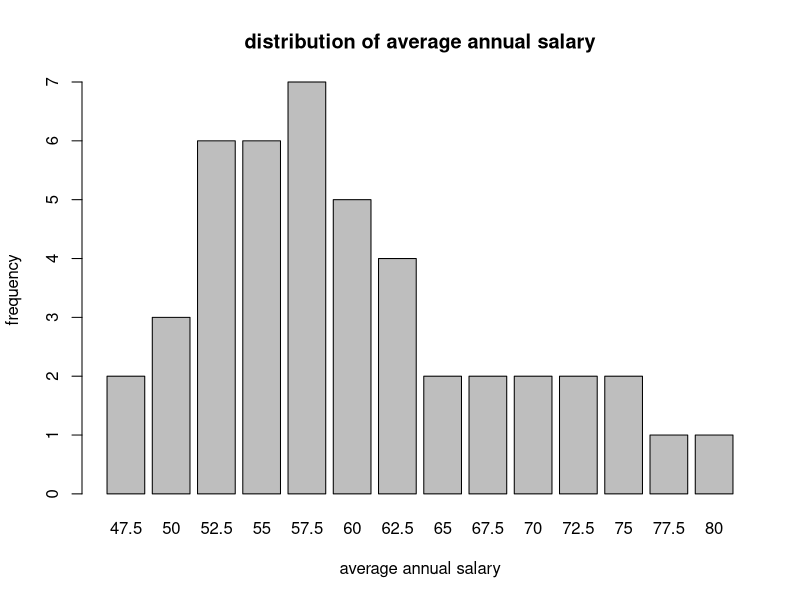
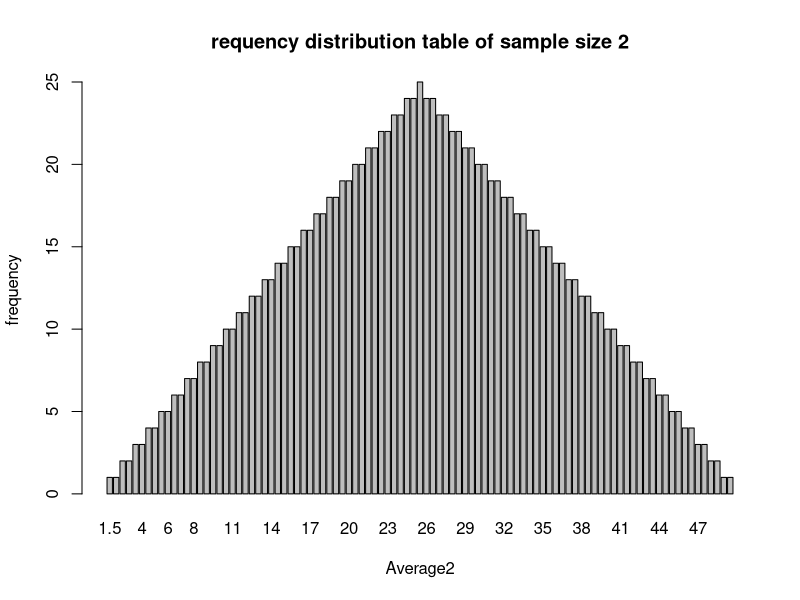
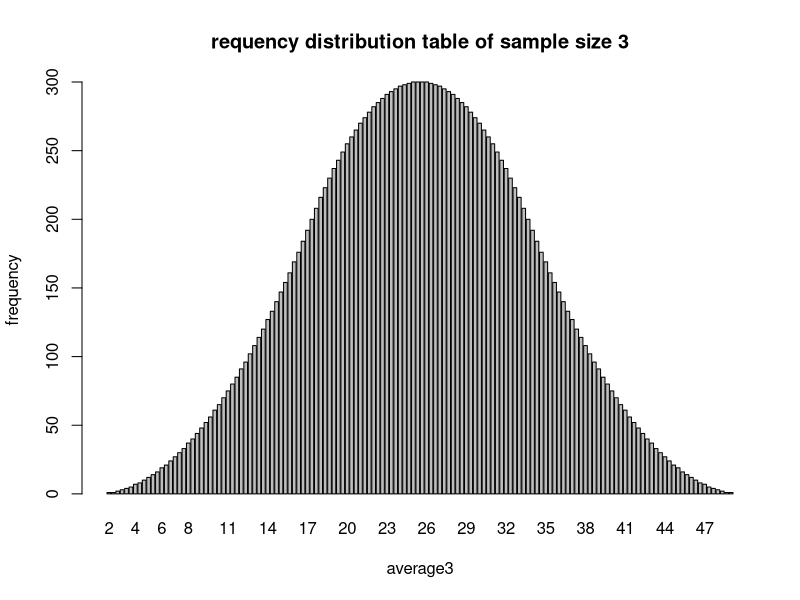
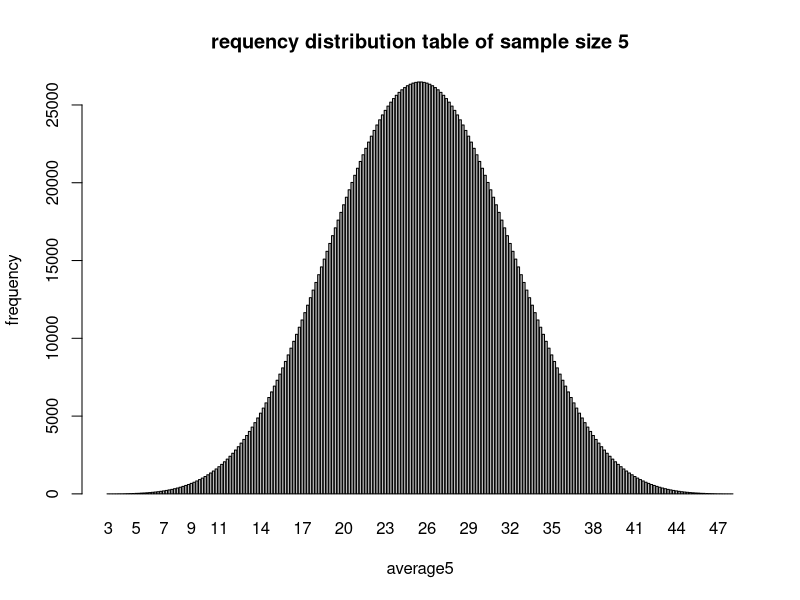

Write the R code that produced these figures, in order.

salary=c(45,50,50,55,55,60,60,65,70,90) #연봉데이터
com2=combn(salary,2) #연봉데이터에서 2개씩 선택해서 데이터로 생성, com2에 저장
print(com2)

#표본의 크기2로 추출된 데이터의 평균을 구한 뒤 막대그래프 작성
com2t=t(com2) #데이터의 전치치
z=rowMeans(com2t) #전치된 데이터의 행평균 계산
barplot(table(z),xlab="average annual salary",ylab="frequency",main="distribution of average annual salary") #barplot(table(z),xlab="연봉편균",ylab="도수",main="연봉평균의 분포")

#표본평균의 기댓값 구하기
meanofz=mean(z) #z의 평균
print(meanofz)

#표본의 크기를 늘려 정규분포에 가까워지는지 확인하기
#sample size=2
data50=c(1:50)#데이터
com2=combn(data50,2)#데이터에서 2개씩 선택하여 데이터 생성
com2t=t(com2)#데이터의 전치
z2=rowMeans(com2t)#전치된 데이터의 행평균 계산
meanofz2=mean(z2)#기됏값을 계산하여 조장
print(meanofz2)
barplot(table(z2),xlab="Average2",ylab="frequency",main="requency distribution table of sample size 2") #fbarplot(table(z2),xlab="Average2",ylab="frequency",main="표본크기2의 도수분포포") 

#sample size=3
com3=combn(data50,3)#데이터에서 3개씩 선택하여 데이터 생성
com3t=t(com3)#데이터의 전치
z3=rowMeans(com3t) #전치된 데이터의 행평균 계산
meanofz3=mean(z3)#기댓값을 계산하여 저장
print(meanofz3)
barplot(table(z3),xlab="average3",ylab="frequency",main="requency distribution table of sample size 3")


com5=combn(data50,5)#데이터에서 5개씩 선택하여 데이터 생성
com5t=t(com5)#데이터의 전치
z5=rowMeans(com5t)#전치된 데이터의 행평균 계산
meanofz5=mean(z5)#기댓값을 계산하여 저장
print(meanofz5)
barplot(table(z5),xlab="average5",ylab="frequency",main="requency distribution table of sample size 5")

#표본추출방법: 단순무작위추출법
sampling=c(1:100)
print(sampling)
sample(x=sampling,size=10)

#표본추출방법: 충화추출법
install.packages("sampling")
library(sampling)
sam2=strata(data=iris,stratanames=c("Species"),size=c(3,3,3),method='srswor')#iris데이터 사용하여 표본추출, Species층을 기준으로
sample2=getdata(data=iris,m=sam2)#추출된데이터 저장
print(sample2)
